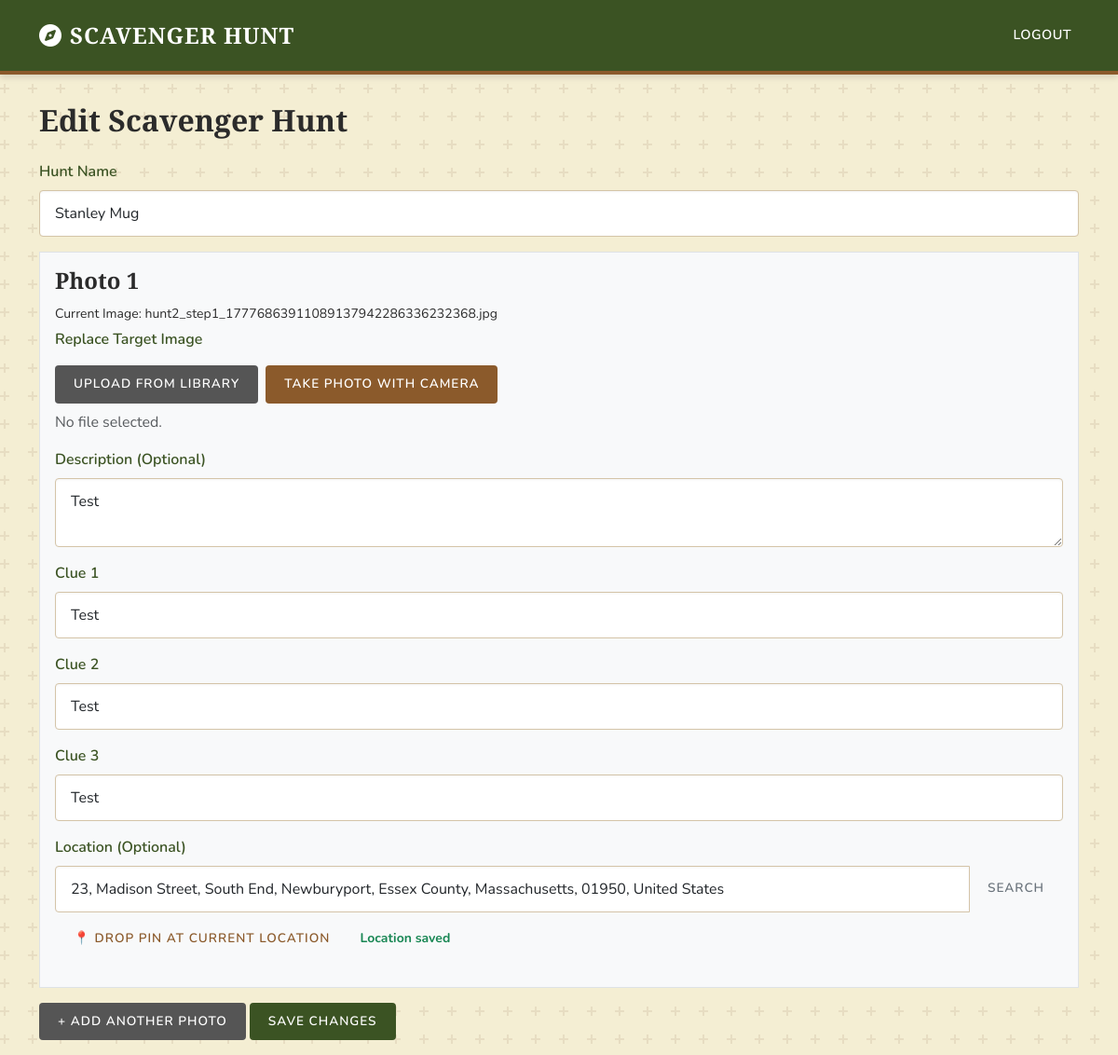
Page /hunt/2/edit (signed in) on the committed database.
### app.py (models this page shows)
class Hunt(db.Model):
    id = db.Column(db.Integer, primary_key=True)
    name = db.Column(db.String(255), nullable=False)
    targets = db.relationship('Target', backref='hunt', lazy=True, cascade="all, delete-orphan")

class Target(db.Model):
    id = db.Column(db.Integer, primary_key=True)
    hunt_id = db.Column(db.Integer, db.ForeignKey('hunt.id'), nullable=False)
    step_number = db.Column(db.Integer, nullable=False)
    target_image = db.Column(db.String(255), nullable=False)
    description = db.Column(db.Text, nullable=True)
    clue1 = db.Column(db.String(255), nullable=False)
    clue2 = db.Column(db.String(255), nullable=False)
    clue3 = db.Column(db.String(255), nullable=False)
    latitude = db.Column(db.Float, nullable=True)
    longitude = db.Column(db.Float, nullable=True)
    address = db.Column(db.String(255), nullable=True)
    attempts = db.relationship('Attempt', backref='target', lazy=True)

### app.py (the view, shortened to what this page needs)
@app.route('/hunt/<int:hunt_id>/edit', methods=['GET', 'POST'])
@admin_required
def edit_hunt(hunt_id):
    hunt = Hunt.query.get_or_404(hunt_id)
    return render_template('edit_hunt.html', hunt=hunt)

### app.py (called while the page is built)
def admin_required(f):
    @wraps(f)
    def decorated_function(*args, **kwargs):
        if not session.get('is_admin'):
            flash('Admin access required.', 'danger')
            return redirect(url_for('admin_login'))
        return f(*args, **kwargs)
    return decorated_function

### templates/edit_hunt.html (shortened to what this page needs)
{% extends 'layout.html' %}
{% block content %}
<h2>Edit Scavenger Hunt</h2>
<form method="POST" enctype="multipart/form-data" class="mt-4">
    <div class="mb-3">
        <label for="hunt_name" class="form-label">Hunt Name</label>
        <input type="text" class="form-control" id="hunt_name" name="hunt_name" value="{{ hunt.name }}" required>
    </div>
    <div id="targets-container">
        {% for target in hunt.targets %}
        <div class="target-block border p-3 mb-3 bg-light">
            <h4>Photo {{ loop.index }}</h4>
            <div class="mb-3">
                <p class="mb-1"><small>Current Image: {{ target.target_image }}</small></p>
                <label class="form-label">Replace Target Image</label>
                <div class="d-grid gap-2 d-md-flex mt-2">
                    <button type="button" class="btn btn-secondary upload-btn">Upload from Library</button>
                    <button type="button" class="btn btn-info capture-btn">Take Photo with Camera</button>
                </div>
                <p class="file-info text-muted mt-2 mb-0">No file selected.</p>
            </div>
            <div class="mb-3">
                <label class="form-label">Description (Optional)</label>
                <textarea class="form-control" name="description" rows="2" placeholder="Brief description of the photo or location...">{{ target.description or '' }}</textarea>
            </div>
            <div class="mb-3">
                <label class="form-label">Clue 1</label>
                <input type="text" class="form-control" name="clue1" value="{{ target.clue1 }}" required>
            </div>
            <div class="mb-3">
                <label class="form-label">Clue 2</label>
                <input type="text" class="form-control" name="clue2" value="{{ target.clue2 }}" required>
            </div>
            <div class="mb-3">
                <label class="form-label">Clue 3</label>
                <input type="text" class="form-control" name="clue3" value="{{ target.clue3 }}" required>
            </div>
            <div class="mb-3">
                <label class="form-label">Location (Optional)</label>
                <div class="input-group mb-2">
                    <input type="text" class="form-control address-input" name="address" value="{{ target.address or '' }}" placeholder="Enter an address or landmark" onblur="geocodeAddress(this)">
                    <button type="button" class="btn btn-outline-secondary" onclick="geocodeAddress(this)">Search</button>
                </div>
                <button type="button" class="btn btn-outline-info btn-sm" onclick="getLocation(this)">📍 Drop Pin at Current Location</button>
                <span class="location-status {% if target.latitude and target.longitude %}text-success fw-bold{% else %}text-muted{% endif %} ms-2 small">
                    {% if target.latitude and target.longitude %}Location saved{% endif %}
                </span>
            </div>
        </div>
        {% endfor %}
    </div>
    <div class="d-grid gap-2 d-md-block mb-3">
        <button type="button" class="btn btn-secondary" onclick="addTarget()">+ Add Another Photo</button>
        <button type="submit" class="btn btn-primary">Save Changes</button>
    </div>
</form>
{% endblock %}

### templates/layout.html (style rules this page uses)
:root { --bg-color: #F4EED3; --text-color: #2b2b2b; --primary-color: #3b5323; --primary-hover: #2c3e1a; --secondary-color: #8b5a2b; --card-bg: #FCFAEF; --border-color: #D4C4A8; }
body { background-color: var(--bg-color); color: var(--text-color); font-family: 'Nunito', sans-serif; }
h1, h2, h3, h4, h5, h6, .navbar-brand { font-family: 'Playfair Display', serif; font-weight: 700; }
.btn { border-radius: 4px; padding: 10px 20px; font-weight: 600; text-transform: uppercase; letter-spacing: 1px; font-size: 0.85rem; border: none; transition: all 0.3s ease; }
.btn-primary { background-color: var(--primary-color); color: #fff; }
.btn-info { background-color: var(--secondary-color); color: #fff; }
.btn-secondary { background-color: #555; color: #fff; }
.btn-outline-info { color: var(--secondary-color); border-color: var(--secondary-color); border-width: 2px; }
.form-control { border-radius: 4px; padding: 12px 16px; background-color: #fff; border: 1px solid var(--border-color); box-shadow: inset 0 1px 3px rgba(0,0,0,0.05) !important; }
.form-label { font-weight: 600; color: var(--primary-color); }

### rows in the picture
Hunt: hunt_name "Stanley Mug"
Target: target_image "hunt2_step1_17776863911089137942286336232368.jpg", description "Test", clue1 "Test", clue2 "Test", clue3 "Test", address "23, Madison Street, South End, Newburyport, Essex County, Massachusetts, 01950, United States", latitude "Location saved"
